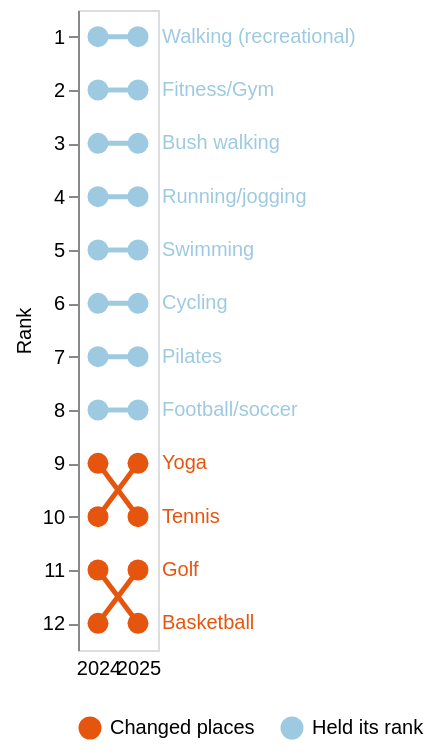

Write the Vega-Lite specification saved for this chart.
### Vega-Lite specification from a JSON file in a GitHub repository (floating-point values rounded to 4 significant figures)
{"$schema": "https://vega.github.io/schema/vega-lite/v5.json", "width": "container", "height": 320, "data": {"values": [{"activity": "Walking (recreational)", "year": "2024", "rank": 1, "pct": 49.93}, {"activity": "Walking (recreational)", "year": "2025", "rank": 1, "pct": 50.2}, {"activity": "Fitness/Gym", "year": "2024", "rank": 2, "pct": 30.33}, {"activity": "Fitness/Gym", "year": "2025", "rank": 2, "pct": 34.1}, {"activity": "Bush walking", "year": "2024", "rank": 3, "pct": 16.86}, {"activity": "Bush walking", "year": "2025", "rank": 3, "pct": 17.47}, {"activity": "Running/jogging", "year": "2024", "rank": 4, "pct": 15.99}, {"activity": "Running/jogging", "year": "2025", "rank": 4, "pct": 16.53}, {"activity": "Swimming", "year": "2024", "rank": 5, "pct": 15.19}, {"activity": "Swimming", "year": "2025", "rank": 5, "pct": 15.39}, {"activity": "Cycling", "year": "2024", "rank": 6, "pct": 8.59}, {"activity": "Cycling", "year": "2025", "rank": 6, "pct": 8.29}, {"activity": "Pilates", "year": "2024", "rank": 7, "pct": 5.79}, {"activity": "Pilates", "year": "2025", "rank": 7, "pct": 7.18}, {"activity": "Football/soccer", "year": "2024", "rank": 8, "pct": 5.44}, {"activity": "Football/soccer", "year": "2025", "rank": 8, "pct": 5.62}, {"activity": "Tennis", "year": "2024", "rank": 9, "pct": 5.08}, {"activity": "Tennis", "year": "2025", "rank": 10, "pct": 4.94}, {"activity": "Yoga", "year": "2024", "rank": 10, "pct": 4.98}, {"activity": "Yoga", "year": "2025", "rank": 9, "pct": 5.07}, {"activity": "Basketball", "year": "2024", "rank": 11, "pct": 4.73}, {"activity": "Basketball", "year": "2025", "rank": 12, "pct": 4.53}, {"activity": "Golf", "year": "2024", "rank": 12, "pct": 4.69}, {"activity": "Golf", "year": "2025", "rank": 11, "pct": 4.56}]}, "transform": [{"calculate": "datum.activity == 'Yoga' || datum.activity == 'Tennis' || datum.activity == 'Golf' || datum.activity == 'Basketball' ? 'Changed places' : 'Held its rank'", "as": "movement"}], "encoding": {"x": {"field": "year", "type": "ordinal", "title": null, "scale": {"padding": 0.5}, "axis": {"labelAngle": 0, "domain": false, "ticks": false, "labelFontSize": 13}}, "y": {"field": "rank", "type": "quantitative", "title": "Rank", "scale": {"domain": [0.5, 12.5], "reverse": true}, "axis": {"values": [1, 2, 3, 4, 5, 6, 7, 8, 9, 10, 11, 12], "grid": false}}, "color": {"field": "movement", "type": "nominal", "title": null, "scale": {"domain": ["Changed places", "Held its rank"], "range": ["#e6550d", "#9ecae1"]}, "legend": {"orient": "bottom", "direction": "horizontal"}}, "detail": {"field": "activity", "type": "nominal"}}, "layer": [{"mark": {"type": "line", "strokeWidth": 2.5}}, {"mark": {"type": "circle", "size": 110, "opacity": 1}, "encoding": {"tooltip": [{"field": "activity", "type": "nominal", "title": "Activity"}, {"field": "year", "type": "nominal", "title": "Year"}, {"field": "rank", "type": "quantitative", "title": "Rank"}, {"field": "pct", "type": "quantitative", "title": "% of adults", "format": ".2f"}]}}, {"transform": [{"filter": "datum.year == '2025'"}], "mark": {"type": "text", "align": "left", "dx": 12, "fontSize": 11, "color": "#22252a"}, "encoding": {"text": {"field": "activity", "type": "nominal"}}}], "config": {"font": "Source Sans 3, sans-serif"}}
